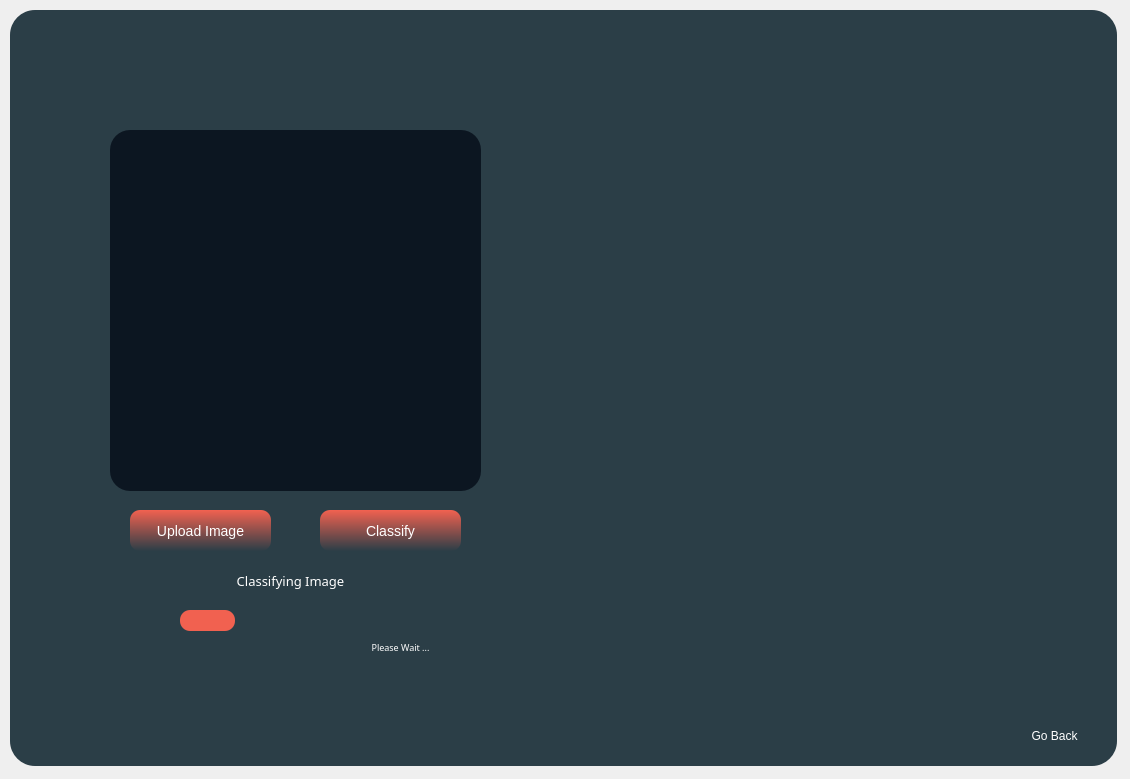
<?xml version="1.0" encoding="UTF-8"?>
<ui version="4.0">
 <class>MainWindow</class>
 <widget class="QMainWindow" name="MainWindow">
  <property name="geometry">
   <rect>
    <x>0</x>
    <y>0</y>
    <width>1130</width>
    <height>779</height>
   </rect>
  </property>
  <property name="windowTitle">
   <string>MainWindow</string>
  </property>
  <widget class="QWidget" name="centralwidget">
   <widget class="QFrame" name="MainFrame">
    <property name="geometry">
     <rect>
      <x>10</x>
      <y>10</y>
      <width>1107</width>
      <height>756</height>
     </rect>
    </property>
    <property name="styleSheet">
     <string notr="true">background-color: #2b3e47;
border-radius: 25px;</string>
    </property>
    <property name="frameShape">
     <enum>QFrame::StyledPanel</enum>
    </property>
    <property name="frameShadow">
     <enum>QFrame::Raised</enum>
    </property>
    <widget class="QFrame" name="circle1">
     <property name="geometry">
      <rect>
       <x>20</x>
       <y>430</y>
       <width>351</width>
       <height>261</height>
      </rect>
     </property>
     <property name="styleSheet">
      <string notr="true">image: url(:/Images/Images/circle1.png);</string>
     </property>
     <property name="frameShape">
      <enum>QFrame::StyledPanel</enum>
     </property>
     <property name="frameShadow">
      <enum>QFrame::Raised</enum>
     </property>
    </widget>
    <widget class="QFrame" name="logo">
     <property name="geometry">
      <rect>
       <x>20</x>
       <y>10</y>
       <width>141</width>
       <height>51</height>
      </rect>
     </property>
     <property name="styleSheet">
      <string notr="true">image: url(:/Images/Images/logoAppWhite.png);</string>
     </property>
     <property name="frameShape">
      <enum>QFrame::StyledPanel</enum>
     </property>
     <property name="frameShadow">
      <enum>QFrame::Raised</enum>
     </property>
    </widget>
    <widget class="QFrame" name="circle2">
     <property name="geometry">
      <rect>
       <x>730</x>
       <y>30</y>
       <width>631</width>
       <height>761</height>
      </rect>
     </property>
     <property name="styleSheet">
      <string notr="true">image: url(:/Images/Images/circle1.png);
background-color: transparent;</string>
     </property>
     <property name="frameShape">
      <enum>QFrame::StyledPanel</enum>
     </property>
     <property name="frameShadow">
      <enum>QFrame::Raised</enum>
     </property>
     <widget class="QPushButton" name="GoBack">
      <property name="geometry">
       <rect>
        <x>254</x>
        <y>670</y>
        <width>121</width>
        <height>51</height>
       </rect>
      </property>
      <property name="cursor">
       <cursorShape>PointingHandCursor</cursorShape>
      </property>
      <property name="styleSheet">
       <string notr="true">background-color:transparent;
image:none;
color: #fff;
</string>
      </property>
      <property name="text">
       <string>Go Back</string>
      </property>
     </widget>
    </widget>
    <widget class="QFrame" name="circle3">
     <property name="geometry">
      <rect>
       <x>310</x>
       <y>190</y>
       <width>211</width>
       <height>171</height>
      </rect>
     </property>
     <property name="styleSheet">
      <string notr="true">image: url(:/Images/Images/circle2.png);
background-color:transparent;</string>
     </property>
     <property name="frameShape">
      <enum>QFrame::StyledPanel</enum>
     </property>
     <property name="frameShadow">
      <enum>QFrame::Raised</enum>
     </property>
    </widget>
    <widget class="QFrame" name="circle4">
     <property name="geometry">
      <rect>
       <x>490</x>
       <y>360</y>
       <width>101</width>
       <height>61</height>
      </rect>
     </property>
     <property name="styleSheet">
      <string notr="true">image: url(:/Images/Images/circle2.png);
background-color:transparent;</string>
     </property>
     <property name="frameShape">
      <enum>QFrame::StyledPanel</enum>
     </property>
     <property name="frameShadow">
      <enum>QFrame::Raised</enum>
     </property>
    </widget>
    <widget class="QFrame" name="windowNav">
     <property name="geometry">
      <rect>
       <x>1000</x>
       <y>10</y>
       <width>100</width>
       <height>40</height>
      </rect>
     </property>
     <property name="maximumSize">
      <size>
       <width>100</width>
       <height>40</height>
      </size>
     </property>
     <property name="styleSheet">
      <string notr="true">background-color:transparent;</string>
     </property>
     <property name="frameShape">
      <enum>QFrame::WinPanel</enum>
     </property>
     <property name="frameShadow">
      <enum>QFrame::Raised</enum>
     </property>
     <layout class="QHBoxLayout" name="horizontalLayout_2">
      <property name="spacing">
       <number>5</number>
      </property>
      <property name="leftMargin">
       <number>0</number>
      </property>
      <property name="topMargin">
       <number>0</number>
      </property>
      <property name="rightMargin">
       <number>0</number>
      </property>
      <property name="bottomMargin">
       <number>0</number>
      </property>
      <item>
       <widget class="QPushButton" name="minimizeButton">
        <property name="maximumSize">
         <size>
          <width>30</width>
          <height>30</height>
         </size>
        </property>
        <property name="cursor">
         <cursorShape>PointingHandCursor</cursorShape>
        </property>
        <property name="text">
         <string/>
        </property>
        <property name="icon">
         <iconset resource="../HomeScreen/home_screen.qrc">
          <normaloff>:/Images/Images/minimize.png</normaloff>:/Images/Images/minimize.png</iconset>
        </property>
        <property name="iconSize">
         <size>
          <width>30</width>
          <height>30</height>
         </size>
        </property>
       </widget>
      </item>
      <item>
       <widget class="QPushButton" name="closeButton">
        <property name="maximumSize">
         <size>
          <width>50</width>
          <height>50</height>
         </size>
        </property>
        <property name="cursor">
         <cursorShape>PointingHandCursor</cursorShape>
        </property>
        <property name="text">
         <string/>
        </property>
        <property name="icon">
         <iconset resource="../HomeScreen/home_screen.qrc">
          <normaloff>:/Images/Images/close.png</normaloff>:/Images/Images/close.png</iconset>
        </property>
        <property name="iconSize">
         <size>
          <width>30</width>
          <height>30</height>
         </size>
        </property>
       </widget>
      </item>
     </layout>
    </widget>
    <widget class="QFrame" name="main_header">
     <property name="geometry">
      <rect>
       <x>0</x>
       <y>0</y>
       <width>1111</width>
       <height>131</height>
      </rect>
     </property>
     <property name="styleSheet">
      <string notr="true">background-color:transparent;</string>
     </property>
     <property name="frameShape">
      <enum>QFrame::StyledPanel</enum>
     </property>
     <property name="frameShadow">
      <enum>QFrame::Raised</enum>
     </property>
    </widget>
    <widget class="QFrame" name="robot">
     <property name="geometry">
      <rect>
       <x>10</x>
       <y>680</y>
       <width>61</width>
       <height>71</height>
      </rect>
     </property>
     <property name="styleSheet">
      <string notr="true">image: url(:/Images/Images/robot.png);
background-color:transparent;</string>
     </property>
     <property name="frameShape">
      <enum>QFrame::StyledPanel</enum>
     </property>
     <property name="frameShadow">
      <enum>QFrame::Raised</enum>
     </property>
    </widget>
    <widget class="QLabel" name="label">
     <property name="geometry">
      <rect>
       <x>100</x>
       <y>120</y>
       <width>371</width>
       <height>361</height>
      </rect>
     </property>
     <property name="styleSheet">
      <string notr="true">background-color: rgb(12, 22, 33);
image: url(:/Images/Images/robot.png);
border-radius : 20px;</string>
     </property>
     <property name="text">
      <string/>
     </property>
    </widget>
    <widget class="QLabel" name="classifyingLabel">
     <property name="geometry">
      <rect>
       <x>180</x>
       <y>560</y>
       <width>201</width>
       <height>21</height>
      </rect>
     </property>
     <property name="font">
      <font>
       <family>Futura Md BT</family>
       <pointsize>10</pointsize>
      </font>
     </property>
     <property name="styleSheet">
      <string notr="true">background-color:transparent;
color: rgb(255, 255, 255);
border: none;</string>
     </property>
     <property name="text">
      <string>Classifying Image</string>
     </property>
     <property name="alignment">
      <set>Qt::AlignCenter</set>
     </property>
    </widget>
    <widget class="QProgressBar" name="progressBar">
     <property name="geometry">
      <rect>
       <x>170</x>
       <y>600</y>
       <width>231</width>
       <height>21</height>
      </rect>
     </property>
     <property name="styleSheet">
      <string notr="true">QProgressBar{
	background-color:transparent;
	color:transparent;
	text-align:left;
}
QProgressBar::chunk{
	background-color:#f16150;
	border-radius:10px;
}</string>
     </property>
     <property name="value">
      <number>24</number>
     </property>
    </widget>
    <widget class="QLabel" name="loadingStatus">
     <property name="geometry">
      <rect>
       <x>290</x>
       <y>627</y>
       <width>201</width>
       <height>21</height>
      </rect>
     </property>
     <property name="font">
      <font>
       <family>Futura Md BT</family>
       <pointsize>7</pointsize>
      </font>
     </property>
     <property name="styleSheet">
      <string notr="true">background-color:transparent;
color: rgb(255, 255, 255);
border: none;</string>
     </property>
     <property name="text">
      <string>Please Wait ...</string>
     </property>
     <property name="alignment">
      <set>Qt::AlignCenter</set>
     </property>
    </widget>
    <widget class="QPushButton" name="uploadButton">
     <property name="geometry">
      <rect>
       <x>120</x>
       <y>500</y>
       <width>141</width>
       <height>41</height>
      </rect>
     </property>
     <property name="font">
      <font>
       <pointsize>-1</pointsize>
      </font>
     </property>
     <property name="cursor">
      <cursorShape>PointingHandCursor</cursorShape>
     </property>
     <property name="styleSheet">
      <string notr="true">QPushButton{
	background-color: qlineargradient(spread:pad, x1:0, y1:1, x2:0, y2:0, stop:0 #2b3e47, stop:1 #f16150);
	color:#fff;
	border-radius:10px;
	font-size: 14px;
}
QPushButton:hover{
	background-color: qlineargradient(spread:pad, x1:0, y1:1, x2:0, y2:0, stop:0 rgb(63, 102, 120), stop:1 #f16150);
	color:#fff;
	border-radius:10px;
	font-size : 17px;
}
</string>
     </property>
     <property name="text">
      <string>Upload Image</string>
     </property>
    </widget>
    <widget class="QPushButton" name="uploadButton_2">
     <property name="geometry">
      <rect>
       <x>310</x>
       <y>500</y>
       <width>141</width>
       <height>41</height>
      </rect>
     </property>
     <property name="font">
      <font>
       <pointsize>-1</pointsize>
      </font>
     </property>
     <property name="cursor">
      <cursorShape>PointingHandCursor</cursorShape>
     </property>
     <property name="styleSheet">
      <string notr="true">QPushButton{
	background-color: qlineargradient(spread:pad, x1:0, y1:1, x2:0, y2:0, stop:0 #2b3e47, stop:1 #f16150);
	color:#fff;
	border-radius:10px;
	font-size: 14px;
}
QPushButton:hover{
	background-color: qlineargradient(spread:pad, x1:0, y1:1, x2:0, y2:0, stop:0 rgb(63, 102, 120), stop:1 #f16150);
	color:#fff;
	border-radius:10px;
	font-size : 17px;
}
</string>
     </property>
     <property name="text">
      <string>Classify</string>
     </property>
    </widget>
    <zorder>logo</zorder>
    <zorder>circle1</zorder>
    <zorder>circle2</zorder>
    <zorder>circle3</zorder>
    <zorder>circle4</zorder>
    <zorder>main_header</zorder>
    <zorder>windowNav</zorder>
    <zorder>robot</zorder>
    <zorder>label</zorder>
    <zorder>classifyingLabel</zorder>
    <zorder>progressBar</zorder>
    <zorder>loadingStatus</zorder>
    <zorder>uploadButton</zorder>
    <zorder>uploadButton_2</zorder>
   </widget>
  </widget>
 </widget>
 <resources>
  <include location="../HomeScreen/home_screen.qrc"/>
 </resources>
 <connections/>
</ui>
